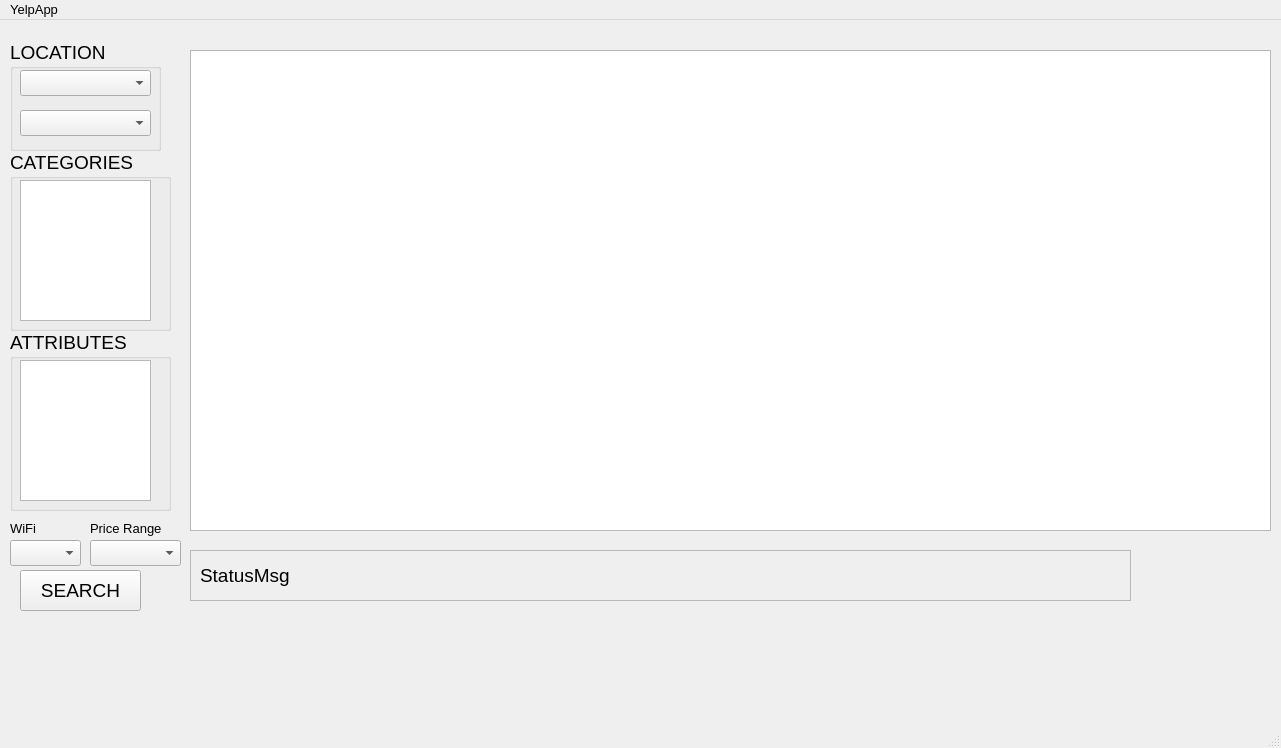
<?xml version="1.0" encoding="UTF-8"?>
<ui version="4.0">
 <class>MainWindow</class>
 <widget class="QMainWindow" name="MainWindow">
  <property name="geometry">
   <rect>
    <x>0</x>
    <y>0</y>
    <width>1281</width>
    <height>748</height>
   </rect>
  </property>
  <property name="font">
   <font>
    <pointsize>10</pointsize>
   </font>
  </property>
  <property name="windowTitle">
   <string>MainWindow</string>
  </property>
  <widget class="QWidget" name="centralwidget">
   <widget class="QGroupBox" name="groupBox">
    <property name="geometry">
     <rect>
      <x>10</x>
      <y>20</y>
      <width>151</width>
      <height>111</height>
     </rect>
    </property>
    <property name="font">
     <font>
      <pointsize>14</pointsize>
     </font>
    </property>
    <property name="title">
     <string>LOCATION</string>
    </property>
    <widget class="QComboBox" name="statesList">
     <property name="geometry">
      <rect>
       <x>10</x>
       <y>30</y>
       <width>131</width>
       <height>26</height>
      </rect>
     </property>
    </widget>
    <widget class="QComboBox" name="citiesList">
     <property name="geometry">
      <rect>
       <x>10</x>
       <y>70</y>
       <width>131</width>
       <height>26</height>
      </rect>
     </property>
     <property name="font">
      <font>
       <pointsize>12</pointsize>
      </font>
     </property>
    </widget>
   </widget>
   <widget class="QGroupBox" name="groupBox_2">
    <property name="geometry">
     <rect>
      <x>10</x>
      <y>130</y>
      <width>161</width>
      <height>181</height>
     </rect>
    </property>
    <property name="font">
     <font>
      <pointsize>14</pointsize>
     </font>
    </property>
    <property name="title">
     <string>CATEGORIES</string>
    </property>
    <widget class="QListView" name="categoryList">
     <property name="geometry">
      <rect>
       <x>10</x>
       <y>30</y>
       <width>131</width>
       <height>141</height>
      </rect>
     </property>
     <property name="font">
      <font>
       <pointsize>8</pointsize>
      </font>
     </property>
    </widget>
   </widget>
   <widget class="QFrame" name="frame">
    <property name="geometry">
     <rect>
      <x>190</x>
      <y>530</y>
      <width>941</width>
      <height>51</height>
     </rect>
    </property>
    <property name="frameShape">
     <enum>QFrame::Shape::StyledPanel</enum>
    </property>
    <property name="frameShadow">
     <enum>QFrame::Shadow::Raised</enum>
    </property>
    <widget class="QLabel" name="statusMsg">
     <property name="geometry">
      <rect>
       <x>10</x>
       <y>10</y>
       <width>921</width>
       <height>31</height>
      </rect>
     </property>
     <property name="font">
      <font>
       <pointsize>14</pointsize>
      </font>
     </property>
     <property name="text">
      <string>StatusMsg</string>
     </property>
    </widget>
   </widget>
   <widget class="QPushButton" name="searchButton">
    <property name="geometry">
     <rect>
      <x>20</x>
      <y>550</y>
      <width>121</width>
      <height>41</height>
     </rect>
    </property>
    <property name="font">
     <font>
      <pointsize>14</pointsize>
     </font>
    </property>
    <property name="text">
     <string>SEARCH</string>
    </property>
   </widget>
   <widget class="QTableView" name="businessTable">
    <property name="geometry">
     <rect>
      <x>190</x>
      <y>30</y>
      <width>1081</width>
      <height>481</height>
     </rect>
    </property>
    <property name="font">
     <font>
      <pointsize>10</pointsize>
     </font>
    </property>
   </widget>
   <widget class="QGroupBox" name="groupBox_3">
    <property name="geometry">
     <rect>
      <x>10</x>
      <y>310</y>
      <width>161</width>
      <height>181</height>
     </rect>
    </property>
    <property name="font">
     <font>
      <pointsize>14</pointsize>
     </font>
    </property>
    <property name="title">
     <string>ATTRIBUTES</string>
    </property>
    <widget class="QListView" name="attributeList">
     <property name="geometry">
      <rect>
       <x>10</x>
       <y>30</y>
       <width>131</width>
       <height>141</height>
      </rect>
     </property>
     <property name="font">
      <font>
       <pointsize>8</pointsize>
      </font>
     </property>
    </widget>
   </widget>
   <widget class="QLabel" name="WiFi">
    <property name="geometry">
     <rect>
      <x>10</x>
      <y>500</y>
      <width>49</width>
      <height>16</height>
     </rect>
    </property>
    <property name="text">
     <string>WiFi</string>
    </property>
   </widget>
   <widget class="QComboBox" name="WiFiScroll">
    <property name="geometry">
     <rect>
      <x>10</x>
      <y>520</y>
      <width>71</width>
      <height>26</height>
     </rect>
    </property>
   </widget>
   <widget class="QComboBox" name="PriceRangeScroll">
    <property name="geometry">
     <rect>
      <x>90</x>
      <y>520</y>
      <width>91</width>
      <height>26</height>
     </rect>
    </property>
   </widget>
   <widget class="QLabel" name="PriceRange">
    <property name="geometry">
     <rect>
      <x>90</x>
      <y>500</y>
      <width>71</width>
      <height>16</height>
     </rect>
    </property>
    <property name="text">
     <string>Price Range</string>
    </property>
   </widget>
  </widget>
  <widget class="QMenuBar" name="menubar">
   <property name="geometry">
    <rect>
     <x>0</x>
     <y>0</y>
     <width>1281</width>
     <height>33</height>
    </rect>
   </property>
   <widget class="QMenu" name="menuYelpApp">
    <property name="title">
     <string>YelpApp</string>
    </property>
    <addaction name="actionAbout"/>
   </widget>
   <addaction name="menuYelpApp"/>
  </widget>
  <widget class="QStatusBar" name="statusbar"/>
  <action name="actionAbout">
   <property name="text">
    <string>About</string>
   </property>
  </action>
 </widget>
 <resources/>
 <connections/>
</ui>
